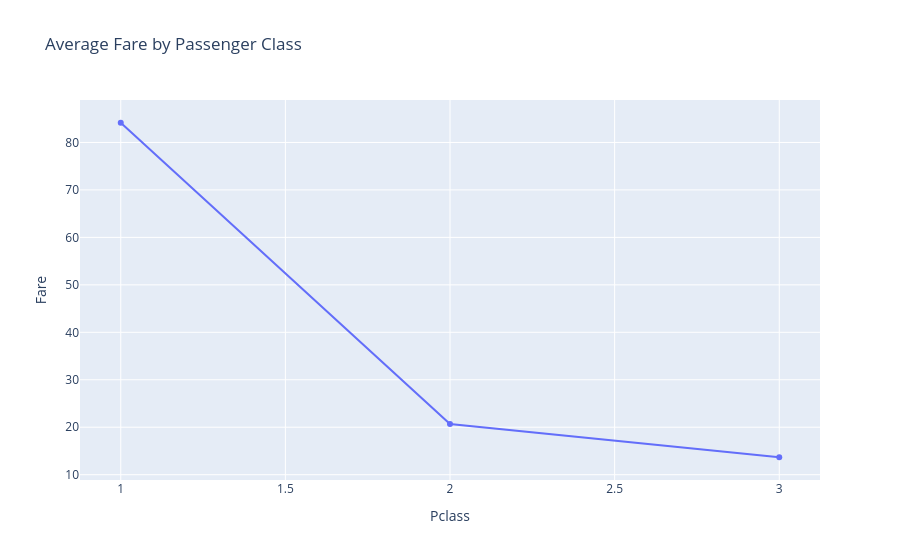

Notebook cell for this chart:
### Code cell
avg_fare = df.groupby("Pclass", as_index=False)["Fare"].mean()

fig = px.line(
    avg_fare,
    x="Pclass",
    y="Fare",
    markers=True,
    title="Average Fare by Passenger Class"
)

fig.show()

### Figure 1 — Plotly figure (JSON) as saved in the notebook; plotly's stock layout.template omitted (floating-point values rounded to 4 significant figures)
{"data": [{"hovertemplate": "Pclass=%{x}<br>Fare=%{y}<extra></extra>", "legendgroup": "", "line": {"color": "#636efa", "dash": "solid"}, "marker": {"symbol": "circle"}, "mode": "lines+markers", "name": "", "orientation": "v", "showlegend": false, "type": "scatter", "x": [1, 2, 3], "xaxis": "x", "y": [84.15, 20.66, 13.68], "yaxis": "y"}], "layout": {"legend": {"tracegroupgap": 0}, "title": {"text": "Average Fare by Passenger Class"}, "xaxis": {"anchor": "y", "domain": [0, 1], "title": {"text": "Pclass"}}, "yaxis": {"anchor": "x", "domain": [0, 1], "title": {"text": "Fare"}}}}
